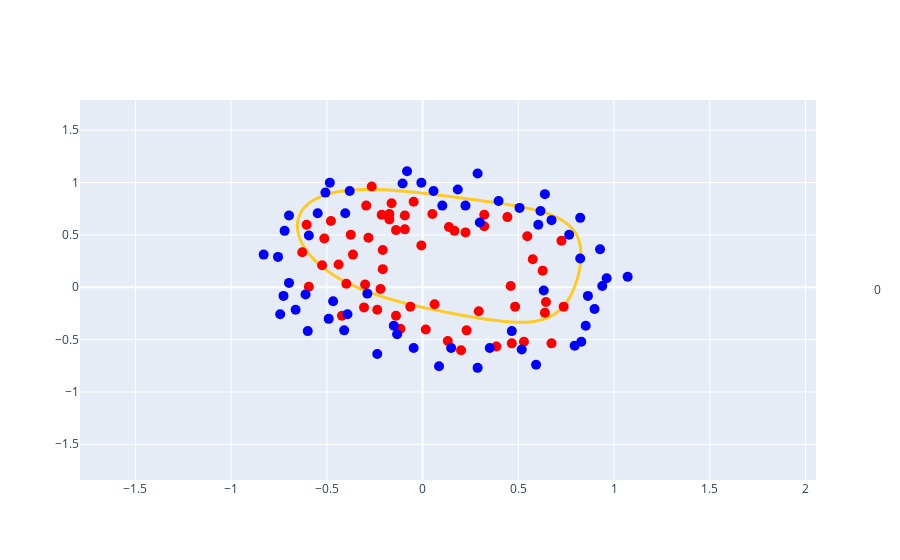

Notebook cell for this chart:
### Code cell
fig = go.Figure()

fig.add_trace(go.Scatter(
    x=x1, 
    y=x2, 
    mode='markers', 
    marker=dict(color=colors, size=10),
    name='Data Points'
))

# Thêm đồ thị đường đồng mức (Contour) để hiển thị các điểm mức 0
fig.add_trace(go.Contour(
    z=X_mapFeature_data,
    x=x_values,
    y=y_values,
    contours=dict(
        start=1,
        end=0,
        size=2,
        coloring='lines',
    ),
    line=dict(color='blue', width= 3),
))
